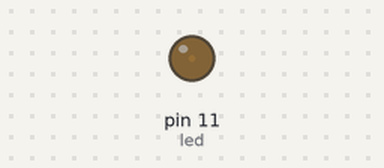
Recording of a sketch running on a simulated Arduino Uno, built with avr-gcc and run on an emulated ATmega328P. Shown: output pins drawn as LEDs (lit = HIGH).

Above: at 0.05 s.
At 1.55 s:
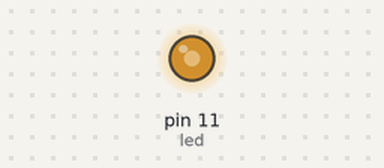
At 2.35 s:
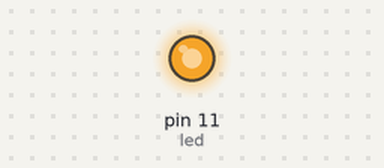
At 4.65 s:
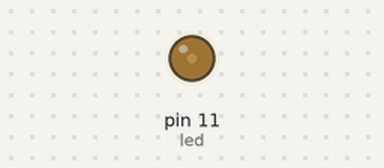
Timing chart, 0 to 6.7 s (numbered marks = the images above):
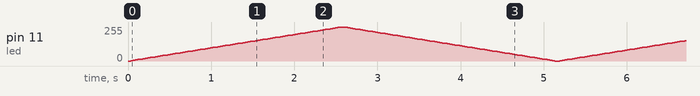

The sketch:

ejercicio5.ino
```cpp
/*
 * EJERCICIO NO. 5
 * AUMENTAR Y DISMINUIR LA LUMINOSIDAD DE UN LED
 */
 int light=0;
 int led=11;
void setup() {
  // put your setup code here, to run once:
}

void loop() {
  // put your main code here, to run repeatedly:
  for(light=0;light<=255;light=light+3)
  {
    analogWrite(led,light);
    delay(30);
  }
  for(light=255;light>=0;light=light-3)
  {
    analogWrite(led,light);
    delay(30);
  }
}
```
